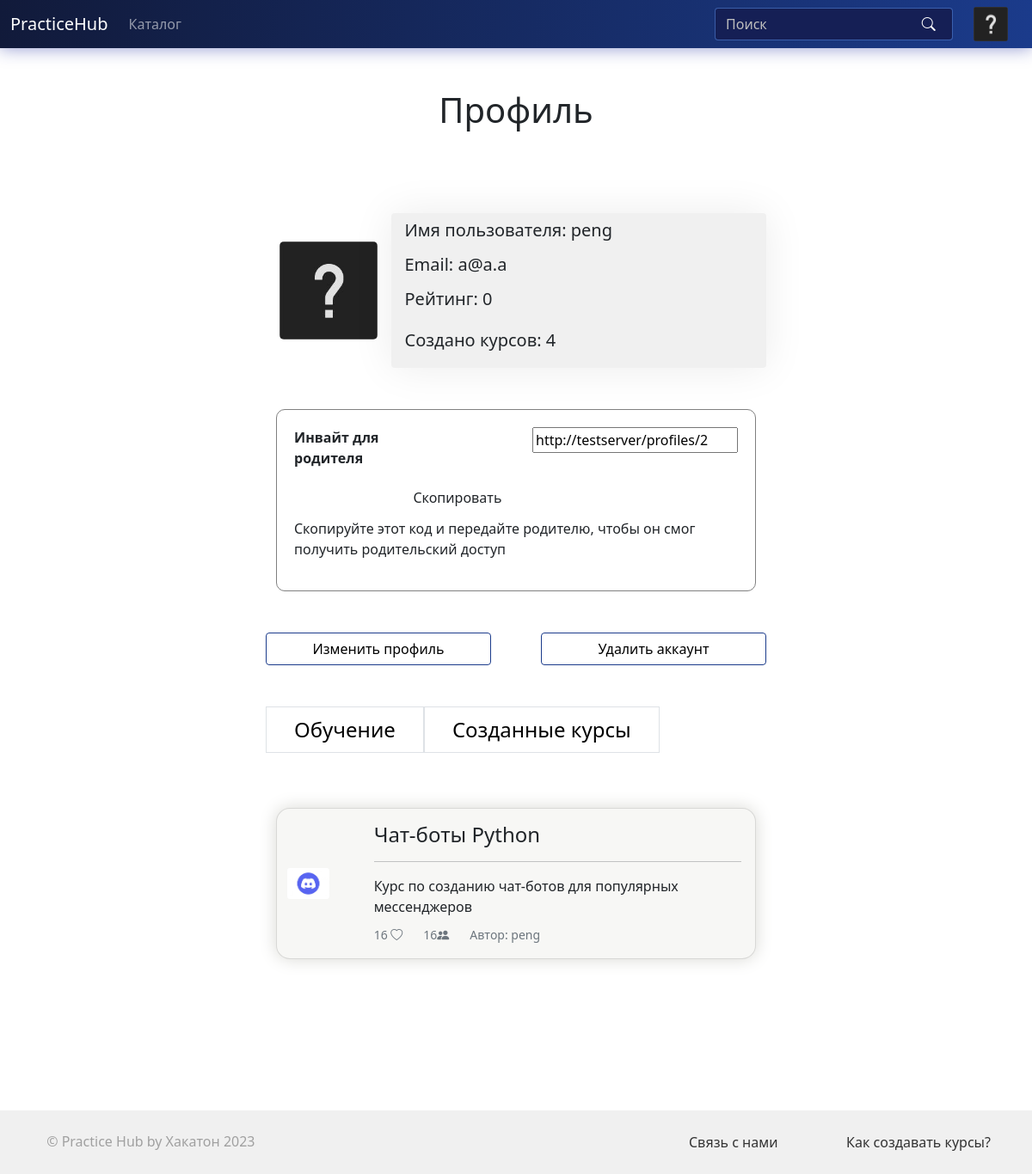
/profiles/2 (signed in), run on the app's committed database.
### models.py (models this page shows, shortened)
class User(UserMixin, db.Model):
    id = db.Column(db.Integer, primary_key=True)
    username = db.Column(db.String(64), index=True, unique=True)
    email = db.Column(db.String(120), index=True, unique=True)
    password_hash = db.Column(db.String(128))
    created_courses = db.relationship('Course', backref='author', lazy='dynamic')
    created_posts = db.relationship('Post', backref='author', lazy='dynamic')
    img_path = db.Column(db.String(64))
    img_uuid = db.Column(db.String(64), index=True)
    task_check = db.relationship("TaskCheck", backref="user")

class Course(db.Model):
    id = db.Column(db.Integer, primary_key=True)
    name = db.Column(db.String(64), index=True, unique=True)
    author_id = db.Column(db.Integer, db.ForeignKey('user.id'))
    lessons = db.relationship('Lesson', backref='course', lazy='select',
                              cascade="all, delete-orphan")
    desc = db.Column(db.Text, nullable=False)
    short_desc = db.Column(db.Text, nullable=False)
    img_path = db.Column(db.String(64))
    img_uuid = db.Column(db.String(64), index=True)
    is_published = db.Column(db.Boolean, default=False)
    users = db.relationship('User', secondary=MyCourses.__table__, backref='course')
    likes = column_property(select(func.count(MyCourses.liked)).where(MyCourses.course_id == id).scalar_subquery())

### routes.py (the view)
@app.route('/<string:path>')
def get_file(path):
    return send_file(path)

### models.py (called while the page is built)
@login.user_loader
def load_user(id):
    return User.query.get(int(id))

    def __repr__(self):
        return f'<Lesson>'

### templates/profile.html (shortened to what this page needs)
  {% extends 'base.html' %}
  {% from 'includes/course_thumbnail.html' import course_thumbnail with context %}
{% block content %}
<div class="w-profile mx-auto">
  <h1 class="text-center">Профиль</h1>
  <div class="row mt-profile">
    <div class="col-lg-3 col-xs-12 order-2 order-lg-1 row-profile px-3 align-items-center d-flex">
      <img src="{{ avatar_path }}" alt="пусто" class="p-0" style="width: 100%; border-radius: 5px;">
    </div>
    <div class="col-lg-9 col-xs-12 px-0 order-1 order-lg-2 rounded py-2 px-3" style="background-color: rgb(240, 240, 240); box-shadow: 0 0 3rem rgba(0, 0, 0, 0.08)">
      <div class="" style="width: fit-content">
        <div class="row h5 mb-3">
          <span>
            Имя пользователя: {{ user.username }}
          </span>
        </div>
        <div class="row h5 mb-3">
          <span>
            Email: {{ user.email }}
          </span>
        </div>
        <div class="row h5 mb-4">
          <span>
            Рейтинг: <span class="rate">0</span>
          </span>
        </div>
        <div class="row h5">
          <span class="mb-1">Создано курсов: {{ courses_cnt }}</span>
        </div>
      </div>
    </div>
  </div>
  <br><br>
  <div class="parent-invite">
    <div class="parent-invite__wrapper">
      <div class="parent-invite__heading">
        <b class="parent-invite__subtitle">Инвайт для родителя</b><br><br>
        <span class="Textinput Textinput_size_l parent-invite__input">
          <input aria-invalid="false" class="Textinput-Control" autocomplete="off" value="https://ya.cc/t/npOFRfpV4Skqms">
        </span><br>
        <button title="Скопировать" type="button" class="btn Button2 Button2_size_l Button2_theme_action Button2_view_lyceum parent-invite__control-button" autocomplete="off">
          <span class="Button2-Text">Скопировать</span>
        </button>
        <br><br>
      </div>
      <p class="parent-invite__description">Скопируйте этот код и передайте родителю, чтобы он смог получить родительский доступ</p>
    </div>
  </div>
  {% if user.id == current_user.id %}
    <div class="row justify-content-between mt-5">
      <a href="{{ url_for('edit_profile', id=current_user.id) }}" class="btn w-45 profile-button">Изменить профиль</a>
      <a href="#" class="btn w-45 profile-button">Удалить аккаунт</a>
    </div>
  {% endif %}
  <div class="d-flex justify-content-center row mt-5">
    <ul class="nav sm-column w-100 pe-0" id="buttons" role="tablist">
      <li class="nav-item active px-3 profile-link border text-center"
          style="border-width: 0.1rem; border-radius: 50rem 0 0 50rem;">
        <a href="#buttons-tabs-1" class="fs-4 nav-link active" style="color: black;"
           aria-controls="buttons-tabs-1" role="tab" data-bs-toggle="tab">Обучение</a></li>
      <li class="nav-item px-3 profile-link profile-link1 border text-center"
          style="border-width: 0.1rem; border-radius: 0rem 50rem 50rem 0rem;">
        <a href="#buttons-tabs-3" class="fs-4 nav-link" style="color: black;"
           aria-controls="buttons-tabs-3" role="tab" data-bs-toggle="tab">Созданные курсы</a></li>
    </ul>
  </div>
</div><br><br>
<div class="w-100 md-fullsize" style="margin-bottom: 7rem;">
  <div class="tab-content">
    <div class="tab-pane active" id="buttons-tabs-1" role="tabpanel">
      {% if finish_len == 0 %}
        <div class="mt-4 mx-auto" style="align-content: center; align-items: center; width: fit-content">
          <div style="align-items: center">
            <h3>Тут ничего нет</h3>
            <p class="text-muted">Похоже, что пользователь не прошел ни одного курса</p>
          </div>
        </div>
      {% else %}
        {% for c in finished %}
          <div class="col-6 mx-auto">
            {{ course_thumbnail(c) }}
          </div>
      <br><br>
        {% endfor %}
      {% endif %}
    </div>
  </div>
</div>
{% endblock content %}

### templates/includes/course_thumbnail.html
{% macro course_thumbnail(c, teacher=False) %}
  {% if teacher %}
  <div class="card mb-3 mt-3 mx-auto text-dark w-100"
       style="border-radius: 1rem; background-color: #f7f7f5; box-shadow: 0 0 20px #d9d9d4; text-decoration: none; display: block">
    <div class="row">
      <div class="col-md-2 d-flex align-items-center px-4">
        <img
            src="{{ url_for('get_file', path=c.img_path) }}"
            class="card-img w-100" alt="изображение" >
      </div>
      <div class="col-md-9">
        <div class="card-body">
          <a href="{{ url_for('course', course_id=c.id) }}" style="text-decoration: none;"><h4 class="card-title">{{ c.name }}</h4></a>
          <hr>
          <p class="text-justify font-weight-lighter m-0">{{ c.short_desc[:128] }}</p>
          <div class="d-flex justify-content-between mt-2">
            <div class="row">
              <div class="col-sm"><span class="text-nowrap"><small class="text-muted">{{ c.likes }} <i class="bi bi-heart"></i></small></span></div>
              <div class="col-sm"><span class="text-nowrap"><small class="text-muted">{{ c.users|length }} <i class="bi bi-people-fill"></i></small></span></div>
              <div class="col-sm"><span class="text-nowrap"><small
                  class="text-muted">Автор: {{ c.author.username }}</small></span></div>
            </div>
          </div>
        </div>
      </div>
        <div class="col-md-1 my-auto ps-0">
          <div class="btn-group d-flex flex-column bd-highlight" role="group"
               aria-label="Basic example">
            <a type="button" href="{{ url_for('edit_course', course_id=c.id) }}"
               class="btn mbgc rounded-circle p-0 my-2 mx-auto d-flex align-items-center justify-content-center"
               style="width: 3rem; height: 3rem;"><i class="bi bi-pencil-square"
                                                     style="font-size: 1.5rem;"></i></a>
            <a type="button" href="{{ url_for('lessons', course_id=c.id) }}"
               class="btn mbgc rounded-circle p-0 my-2 mx-auto d-flex align-items-center justify-content-center"
               style="width: 3rem; height: 3rem;"><i class="bi bi-list-ul"
                                                     style="font-size: 1.5rem;"></i></a>
          </div>
        </div>
    </div>
  </div>
{% else %}
  <a class="card mb-3 mt-3 mx-auto text-dark" href="{{ url_for('course', course_id=c.id) }}"
       style="border-radius: 1rem; background-color: #f7f7f5; box-shadow: 0 0 20px #d9d9d4; text-decoration: none; cursor: pointer; display: block">
    <div class="row">
      <div class="col-md-2 d-flex align-items-center px-4">
        <img
            src="{{ url_for('get_file', path=c.img_path) }}"
            class="card-img w-100" alt="изображение" >
      </div>
      <div class="col-md-10">
        <div class="card-body">
          <h4 class="card-title">{{ c.name }}</h4>
          <hr>
          <p class="text-justify font-weight-lighter m-0">{{ c.short_desc[:128] }}</p>
          <div class="d-flex justify-content-between mt-2">
            <div class="row">
              <div class="col-sm"><span class="text-nowrap"><small class="text-muted">{{ c.likes }} <i
                  class="bi bi-heart"></i></small></span></div>
              <div class="col-sm"><span class="text-nowrap"><small class="text-muted">{{ c.users|length }}<i
                  class="bi bi-people-fill"></i></small></span></div>
              <div class="col-sm"><span class="text-nowrap"><small
                  class="text-muted">Автор: {{ c.author.username }}</small></span></div>
            </div>
          </div>
        </div>
      </div>
    </div>
  </a>
{% endif %}
{% endmacro %}

### static/css/style.css (style rules this page uses)
:root { --xlight-gray: #fafafa; --light-gray: #e6e6e6; --mid-gray: #586273; --mbgc: rgba(27,59,139,1); --sbgc: rgba(21,37,85, 1); }
html, body, .t-b { min-height: 100%; }
.btn { background-color: white; line-height: normal; }
.mt-profile { margin-top: 6rem!important; }
.w-45 { width: 45%!important; }
.w-profile { width: 50%; }
.profile-button { color: black!important; border: solid 1px var(--mbgc)!important; transition: 0.5s!important; }
.parent-invite__wrapper { padding: 20px; border-radius: 10px; border: 1px solid grey; }
.parent-invite__heading { display: grid; grid-template-columns: 2fr 3fr 1fr; gap: 10px; }
.Textinput { width: 100%; }
.parent-invite__input { width: 100% }

### data on the page
User: username "peng", email "a@a.a"
Course: img_path (picture), name "Чат-боты Python", short_desc "Курс по созданию чат-ботов для популярных мессенджеров", likes "16", users|length "16", author.username "peng"

### other printed values
{{ courses_cnt }} "4"
